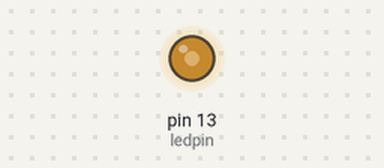
Recording of a sketch running on a simulated Arduino Uno, built for the host (arithmetic inside an expression is 32-bit, double 64-bit). Shown: output pins drawn as LEDs (lit = HIGH).

Above: at 0.62 s.
At 4.1 s:
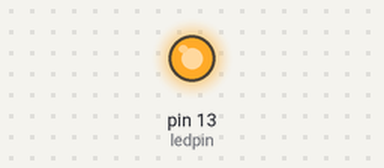
Timing chart, 0 to 5.6 s (numbered marks = the images above):
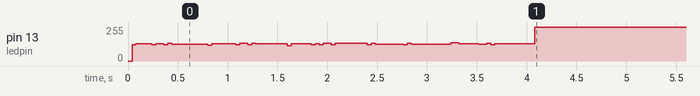

The sketch:

pwm.ino
```cpp
const int ledpin = 13;
const int T = 400;

volatile int thigh = 280;
volatile int state = 0;
volatile int a = 0;
/*
volatile int finishT = 0;
volatile int count = 0;
int vals[2] = {100, 300};
const int sz = sizeof(vals)/sizeof(int);
const int sz_1 = sz - 1;
*/
void setup()
{

  cli();
  DDRB = B100000;//set pin 13(6TH BIT) as output
  PORTB = B000000;//write 0
  //set timer 1 registers
  TCCR1A = 0;
  TCCR1B = 0;
  OCR1A = 200; // 200 gives int freq of 40kHz
  //TCCR1B |= (1 << WGM12); // WGM12 = 3 turn on CTC mode
  TCCR1B |= (1 << CS10); // CS10 = 0 no prescaling
  TIMSK1 |= (1 << OCIE1A); // OCIE1A = 1 interrupt mask for compare match register?
  TCNT1 = 0;
  sei();
}

ISR(TIMER1_COMPA_vect)
{


  if (state) {
    OCR1A += T - thigh;
    PORTB &= B000000; //pin13 = LOW
    state = 0;
  }

  else {
    //TCNT1 = 0;
    OCR1A += thigh;
    PORTB |= B100000; // pin13 = HiGH
    state = 1;
  }

}

void loop()
{
  //Serial.println(finish-start);
 // Serial.println(a);
  //change thigh
  /*
  if (false) {
 // if (finishT) {
    thigh = 300;
    if (count == sz_1) count = 0;
    else count++;
    finishT = 0
  }
    */
}
```

pwm2.cpp
```cpp
#line 1 "pwm.ino"
#include "Arduino.h"
void setup();
void loop();
#line 1
const int ledpin = 13;
const int T = 400;

volatile int thigh = 200;
volatile int state = 0;
volatile int a = 0;

volatile int finished_T = 0;
volatile int count = 0;
int vals[4] = {200, 120, 200, 120};
const int sz = sizeof(vals)/sizeof(int);
const int sz_1 = sz - 1;

void setup()
{
  cli();
  DDRB = B100000; //set pin 13(6TH BIT) as output
  PORTB = B000000; //write 0
  //set timer 1 registers
  TCCR1A = 0;
  TCCR1B = 0;
  OCR1A = 200; // 200 gives int freq of 40kHz
  //TCCR1B |= (1 << WGM12); // WGM12 = 3 turn on CTC mode
  TCCR1B |= (1 << CS10); // CS10 = 0 no prescaling
  TIMSK1 |= (1 << OCIE1A); // OCIE1A = 1 interrupt mask for compare match register?
  TCNT1 = 0;
  sei();
}

ISR(TIMER1_COMPA_vect) {

  if (state) {
    OCR1A += T - thigh;
    PORTB &= B000000; //pin13 = LOW
    state &= 0;
    finished_T |= 1;
  }

  else {
    OCR1A += thigh;
    PORTB |= B100000; // pin13 = HiGH
    state |= 1;
  }

}

void loop()
{

   if (finished_T) { //get new thigh
       thigh = vals[count];
       if (count == sz_1) count = 0;
       else count++;
       finished_T &= 0;
   }


}
```
